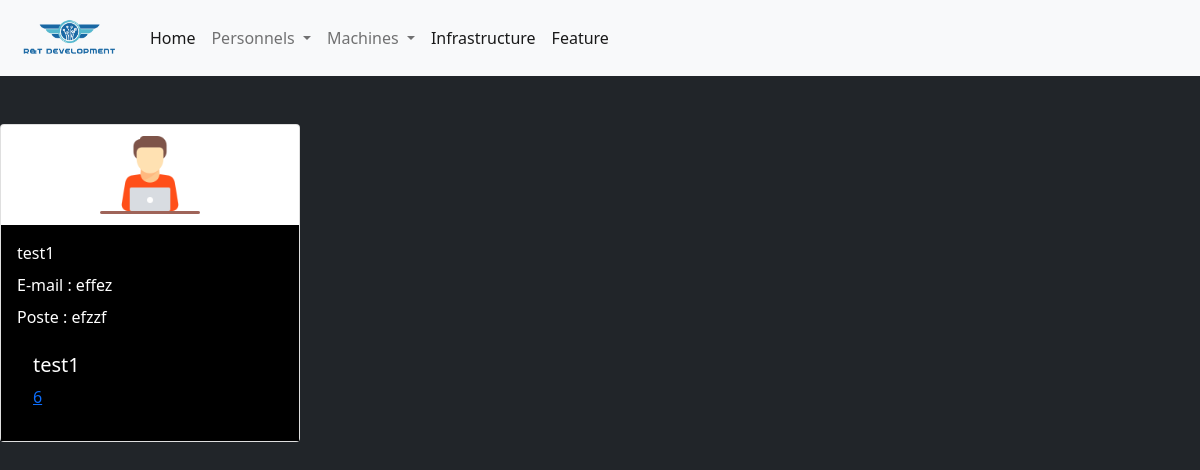
/computerApp/personnels/, run on an earlier commit of the app's database.
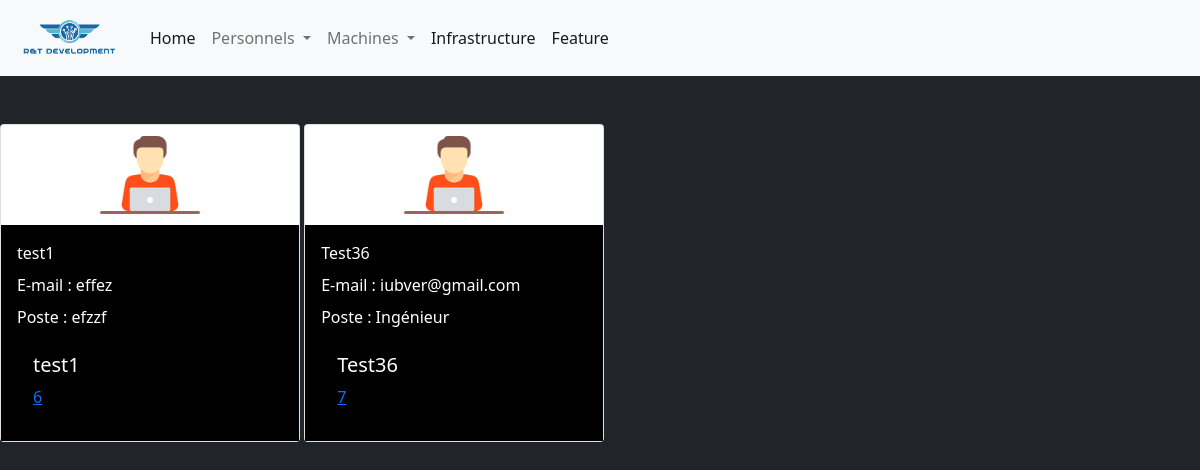
And on a later commit of the database.
### computerApp/models.py (models this page shows, shortened)
class Personnel(models.Model):
    id = models.AutoField( primary_key=True,editable=False)
    civilite = models.CharField(default='Indéfini',max_length= 13 )
    prenom = models.CharField(max_length = 200 ,)
    nom = models.CharField(max_length = 200 ,)
    email = models.CharField(max_length=50, validators=[EmailValidator(message="Veuillez entrer une adresse email valide.")])
    poste = models.CharField(max_length = 200 ,)

### computerApp/views.py (the view)
# urls.py: path('personnels/',views.liste_personnels,name='personnels'),
def liste_personnels(request):
    personnels = Personnel.objects.all()
    context = {
        'personnels' : personnels,
    }
    return render(request,'templates/computerApp/liste_personnels.html',context)

### computerApp/templates/computerApp/liste_personnels.html
{% extends "index.html" %}
{% load static %}
    {% block content%}
        {% for personnel in personnels %}
            <div class="card d-inline-block mt-5 mx-lg-10" style="width: 300px;">
                {% if personnel.civilite == 'Madame' %}
                    <img src="{% static 'computerApp/images/employe_f.png' %}" class="card-img-top" alt="logo" style="height: 100px; object-fit: contain;">
                {% else %}
                    <img src="{% static 'computerApp/images/employe_h.png' %}" class="card-img-top" alt="logo" style="height: 100px; object-fit: contain;">
                {% endif %}
                <div class="card-body" style="background-color: black;">
                    <p class="card-title text-white"> {{personnel.nom}}</p>
                    <p class="card-title text-white">E-mail : {{ personnel.email }}</p>
                    <p  class="card-title text-white">Poste : {{ personnel.poste }}</p>
                    <div class="card-body" style="background-color: black;">
                      <h5 class="card-title text-white">{{ personnel.nom }}</h5>
                        <a href="{% url 'personnel-detail' personnel.id %}"> {{personnel.id}}</a>
                    </div>
                </div>
            </div>
        {% endfor %}
    {% endblock %}

### computerApp/templates/index.html (shortened to what this page needs)
<!DOCTYPE html>
<html lang = "fr">
<head>
    <link href="https://cdn.jsdelivr.net/npm/bootstrap@5.1.3/dist/css/bootstrap.min.css" rel="stylesheet">
</head>
<body class="bg-dark">
  {% block sidebar %}
  {% load static %}
  <nav class="navbar navbar-expand-lg navbar-light bg-light">
    <div class="container-fluid">
      <a class="navbar-brand" href="{% url 'index'%}"><img src="{% static 'computerApp/images/rtdev.png' %}" class="card-img-top" alt="logo" style="height: 50px; object-fit: contain;"></a>
      <div class="collapse navbar-collapse" id="navbarNavDropdown">
        <ul class="navbar-nav">
          <li class="nav-item">
            <a class="nav-link active" aria-current="page" href="{% url 'index' %}">Home</a>
          </li>
          <li class="nav-item dropdown">
            <a class="nav-link dropdown-toggle" href="#" id="navbarDropdownMenuLink" role="button" data-bs-toggle="dropdown" aria-expanded="true">
              Personnels
            </a>
          </li>
          <li class="nav-item dropdown">
            <a class="nav-link dropdown-toggle" href="#" id="navbarDropdownMenuLink" role="button" data-bs-toggle="dropdown" aria-expanded="true">
              Machines
            </a>
            <li class="nav-item">
              <a class="nav-link active" aria-current="page" href="{% url 'infrastructure' %}">Infrastructure</a>
            </li>
            <li class="nav-item">
              <a class="nav-link active" aria-current="page" href="{% url 'feature' %}">Feature</a>
            </li>
          </li>
        </ul>
      </div>
    </div>
  </nav>
{% endblock %}
{% block content %}{% endblock %}
</body>
</html>

What changed in the data, as far as the page shows it:
added Personnel: nom "Test36", email "iubver@gmail.com", poste "Ingénieur", id "7"
